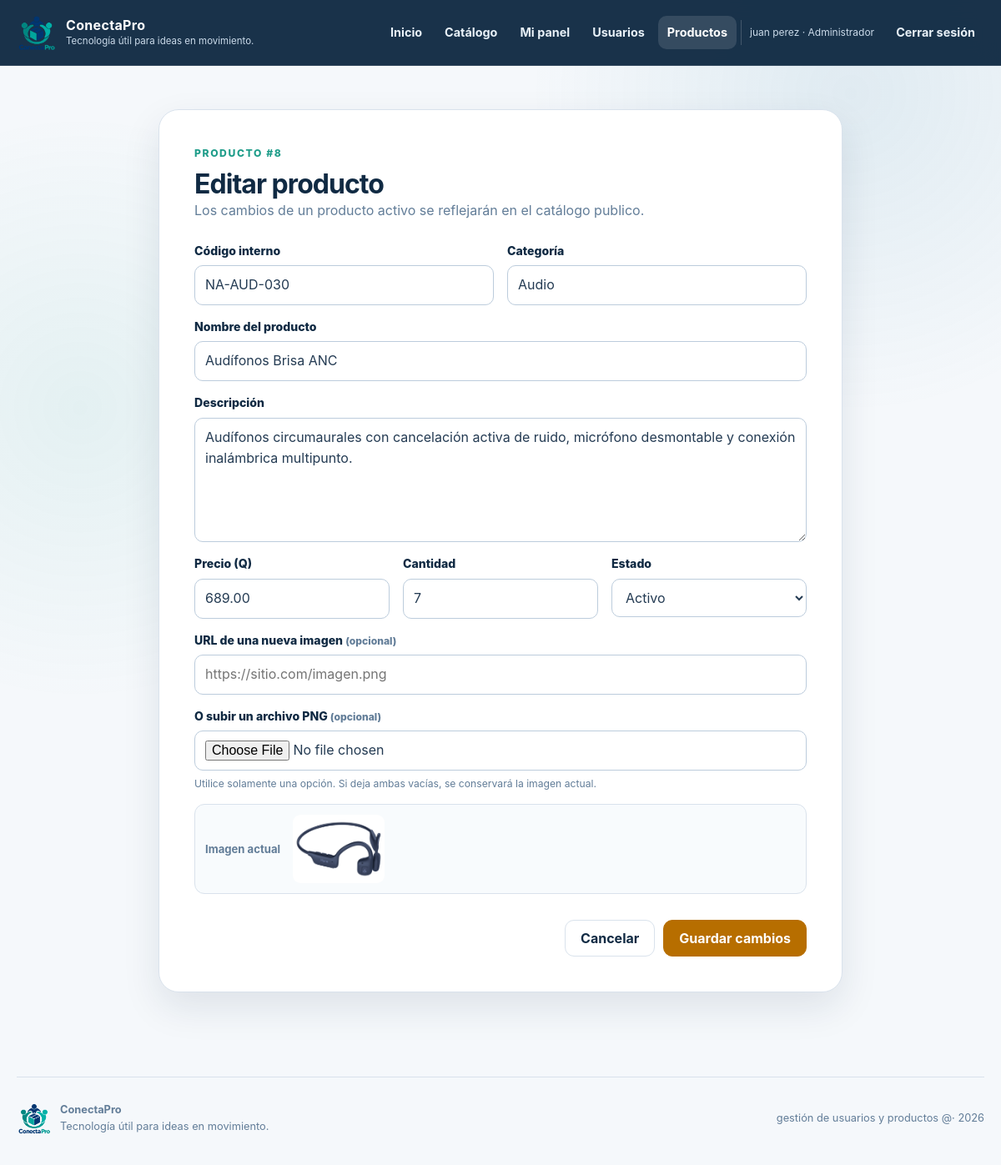
/productos/editar.php?id=8 (signed in), run on the app's committed database.
### tables this page shows
CREATE TABLE IF NOT EXISTS productos (
    id_producto INT UNSIGNED AUTO_INCREMENT PRIMARY KEY,
    codigo VARCHAR(20) NOT NULL,
    nombre VARCHAR(100) NOT NULL,
    categoria VARCHAR(60) NOT NULL,
    descripcion VARCHAR(600) NOT NULL,
    precio DECIMAL(10,2) UNSIGNED NOT NULL,
    cantidad INT UNSIGNED NOT NULL DEFAULT 0,
    imagen VARCHAR(500) NULL,

    estado ENUM(
        'Activo',
        'Inactivo'
    ) NOT NULL DEFAULT 'Activo',

    creado_por INT UNSIGNED NULL,
    actualizado_por INT UNSIGNED NULL,

    creado_en TIMESTAMP NOT NULL
        DEFAULT CURRENT_TIMESTAMP,

    actualizado_en TIMESTAMP NOT NULL
        DEFAULT CURRENT_TIMESTAMP
        ON UPDATE CURRENT_TIMESTAMP,

    CONSTRAINT uq_productos_codigo
        UNIQUE (codigo),

    INDEX idx_productos_estado_nombre (estado, nombre),
    INDEX idx_productos_categoria (categoria),

    CONSTRAINT chk_productos_precio
        CHECK (precio > 0),

    CONSTRAINT chk_productos_cantidad
        CHECK (cantidad >= 0),

    CONSTRAINT fk_productos_creado_por
        FOREIGN KEY (creado_por)
        REFERENCES usuarios (id_usuario)
        ON UPDATE CASCADE
        ON DELETE SET NULL,

    CONSTRAINT fk_productos_actualizado_por
        FOREIGN KEY (actualizado_por)
        REFERENCES usuarios (id_usuario)
        ON UPDATE CASCADE
        ON DELETE SET NULL
);

### funciones.php (called while the page is built, shortened)
<?php
function escapar(?string $valor): string
{
    return htmlspecialchars($valor ?? "", ENT_QUOTES | ENT_SUBSTITUTE, "UTF-8");
}
function ruta_imagen_producto(?string $imagen, string $prefijo = ""): string
{
    $imagen = $imagen ?: "assets/img/productos/sin-imagen.svg";
    return $prefijo . ltrim($imagen, "/");
}
function id_valido(mixed $valor): int
{
    $id = filter_var($valor, FILTER_VALIDATE_INT, [
        "options" => ["min_range" => 1]
    ]);
    return $id === false ? 0 : (int) $id;
}

### productos/editar.php (the view, shortened to what this page needs)
<?php
require_once __DIR__ . "/../funciones.php";
require_once __DIR__ . "/../conexion.php";
$id_producto = id_valido(
    $_POST["id_producto"] ?? $_GET["id"] ?? null
);
$buscar = $conexion->prepare(
    "SELECT
        id_producto,
        codigo,
        nombre,
        categoria,
        descripcion,
        precio,
        cantidad,
        imagen,
        estado
     FROM productos
     WHERE id_producto = ?
     LIMIT 1"
);
$buscar->bind_param(
    "i",
    $id_producto
);
$buscar->execute();
$producto = $buscar
    ->get_result()
    ->fetch_assoc();
$codigo = $producto["codigo"];
$nombre = $producto["nombre"];
$categoria = $producto["categoria"];
$descripcion = $producto["descripcion"];
$precio = $producto["precio"];
$cantidad = (string) $producto["cantidad"];
$imagen_actual = (string) ($producto["imagen"] ?? "");
$imagen = $imagen_actual;
$imagen_url = "";
$estado = $producto["estado"];
require __DIR__ . "/../includes/encabezado.php";
?>
<main id="contenido" class="contenedor-formulario">
    <section class="formulario formulario-amplio">
        <div class="cabecera-formulario">
            <span class="etiqueta-superior">
                Producto #<?php echo $id_producto; ?>
            </span>
            <h1>Editar producto</h1>
            <p>
                Los cambios de un producto activo se reflejarán
                en el catálogo publico.
            </p>
        </div>
        <form
            method="POST"
            action="editar.php"
            enctype="multipart/form-data"
        >
            <div class="formulario-dos-columnas">
                <div class="campo">
                    <label for="codigo">
                        Código interno
                    </label>
                    <input
                        id="codigo"
                        type="text"
                        name="codigo"
                        value="<?php echo escapar($codigo); ?>"
                        minlength="3"
                        maxlength="20"
                        pattern="[A-Z0-9-]+"
                        required
                    >
                </div>
                <div class="campo">
                    <label for="categoria">
                        Categoría
                    </label>
                    <input
                        id="categoria"
                        type="text"
                        name="categoria"
                        value="<?php echo escapar($categoria); ?>"
                        minlength="2"
                        maxlength="60"
                        required
                    >
                </div>
            </div>
            <div class="campo">
                <label for="nombre">
                    Nombre del producto
                </label>
                <input
                    id="nombre"
                    type="text"
                    name="nombre"
                    value="<?php echo escapar($nombre); ?>"
                    minlength="3"
                    maxlength="100"
                    required
                >
            </div>
            <div class="campo">
                <label for="descripcion">
                    Descripción
                </label>
                <textarea
                    id="descripcion"
                    name="descripcion"
                    minlength="10"
                    maxlength="600"
                    rows="5"
                    required
                ><?php echo escapar($descripcion); ?></textarea>
            </div>
            <div class="formulario-tres-columnas">
                <div class="campo">
                    <label for="precio">
                        Precio (Q)
                    </label>
                    <input
                        id="precio"
                        type="number"
                        name="precio"
                        value="<?php echo escapar((string) $precio); ?>"
                        min="0.01"
                        max="99999999.99"
                        step="0.01"
                        required
                    >
                </div>
                <div class="campo">
                    <label for="cantidad">
                        Cantidad
                    </label>
                    <input
                        id="cantidad"
                        type="number"
                        name="cantidad"
                        value="<?php echo escapar($cantidad); ?>"
                        min="0"
                        max="999999"
                        step="1"
                        required
                    >
                </div>
                <div class="campo">
                    <label for="estado">
                        Estado
                    </label>
                    <select
                        id="estado"
                        name="estado"
                        required
                    >
                        <option
                            value="Activo"
                            <?php echo $estado === "Activo" ? "selected" : ""; ?>
                        >
                            Activo
                        </option>
                    </select>
                </div>
            </div>
            <div class="campo">
                <label for="imagen_url">
                    URL de una nueva imagen
                    <span class="opcional">(opcional)</span>
                </label>
                <input
                    id="imagen_url"
                    type="url"
                    name="imagen_url"
                    value="<?php echo escapar($imagen_url); ?>"
                    maxlength="500"
                    placeholder="https://sitio.com/imagen.png"
                >
            </div>
            <div class="campo">
                <label for="imagen_archivo">
                    O subir un archivo PNG
                    <span class="opcional">(opcional)</span>
                </label>
                <input
                    id="imagen_archivo"
                    type="file"
                    name="imagen_archivo"
                    accept="image/png"
                >
                <small>
                    Utilice solamente una opción. Si deja ambas vacías,
                    se conservará la imagen actual.
                </small>
            </div>
            <div class="vista-imagen">
                <span>Imagen actual</span>
                <img
                    src="<?php echo escapar(
                        ruta_imagen_producto($imagen, "../")
                    ); ?>"
                    alt="Vista previa de <?php echo escapar($nombre); ?>"
                >
            </div>
            <div class="acciones-formulario">
                <a
                    class="boton boton-secundario"
                    href="listar.php"
                >
                    Cancelar
                </a>
                <button
                    class="boton btn-editar"
                    type="submit"
                >
                    Guardar cambios
                </button>
            </div>
        </form>
    </section>
</main>
<?php
require __DIR__ . "/../includes/pie.php";

### css/style.css (style rules this page uses)
:root { --azul-950: #102a43; --azul-900: #163a5f; --azul-800: #1d4f7a; --azul-600: #247ba0; --azul-100: #dceef8; --menta-600: #1f9d8a; --menta-100: #d9f3ed; --coral-500: #ef8354; --coral-100: #ffebe2; --amarillo-400: #f6c453; --tinta: #243b53; --texto-suave: #627d98; --borde: #d9e2ec; --fondo: #f5f8fb; --blanco: #ffffff; --error: #b42318; --error-fondo: #ffebe9; --exito: #087f5b; --exito-fondo: #dcfce7; --aviso: #8a4b08; --aviso-fondo: #fff3cd; --sombra: 0 18px 45px rgba(16, 42, 67, 0.10); --sombra-suave: 0 8px 24px rgba(16, 42, 67, 0.08); --radio: 18px; }
* { box-sizing: border-box; margin: 0; padding: 0; }
html { scroll-behavior: smooth; }
body { min-height: 100vh; background: var(--fondo); color: var(--tinta); font-family: Inter, ui-sans-serif, system-ui, -apple-system, BlinkMacSystemFont, "Segoe UI", sans-serif; line-height: 1.6; }
body::before { position: fixed; inset: 0; z-index: -1; background: radial-gradient(circle at 85% 8%, rgba(36, 123, 160, 0.10), transparent 24rem), radial-gradient(circle at 8% 35%, rgba(31, 157, 138, 0.08), transparent 22rem); content: ""; pointer-events: none; }
a { color: var(--azul-800); text-decoration: none; }
img { display: block; max-width: 100%; }
button, input, select, textarea { font: inherit; }
button { cursor: pointer; }
main { width: min(1200px, calc(100% - 40px)); margin: 0 auto; }
h1, h2, h3 { color: var(--azul-950); line-height: 1.18; }
h1 { font-size: clamp(2rem, 5vw, 4.6rem); letter-spacing: -0.045em; }
.etiqueta-superior { display: block; margin-bottom: 9px; color: var(--menta-600); font-size: 0.76rem; font-weight: 800; letter-spacing: 0.13em; text-transform: uppercase; }
.boton { display: inline-flex; align-items: center; justify-content: center; min-height: 44px; padding: 10px 18px; border: 1px solid var(--azul-950); border-radius: 11px; background: var(--azul-950); color: var(--blanco); font-weight: 750; line-height: 1.2; transition: transform 0.2s ease, background 0.2s ease, box-shadow 0.2s ease; }
.boton-secundario { border-color: var(--borde); background: var(--blanco); color: var(--azul-950); }
.grupo-botones, .acciones-formulario { display: flex; align-items: center; flex-wrap: wrap; gap: 10px; }
.acciones-formulario { justify-content: flex-end; margin-top: 16px; }
.btn-editar { border-color: #b76e00; background: #b76e00; }
.login, .formulario { width: min(100%, 540px); padding: clamp(25px, 5vw, 42px); border: 1px solid var(--borde); border-radius: 24px; background: var(--blanco); box-shadow: var(--sombra); }
.login h1, .formulario h1 { font-size: 2rem; letter-spacing: -0.03em; }
.login > p, .cabecera-formulario > p { margin-bottom: 22px; color: var(--texto-suave); }
.login form, .formulario form { display: flex; flex-direction: column; gap: 15px; }
.campo { display: flex; flex-direction: column; gap: 6px; }
.campo label { color: var(--azul-950); font-size: 0.88rem; font-weight: 760; }
.campo small, .opcional, .texto-suave { color: var(--texto-suave); font-size: 0.76rem; }
input, select, textarea { width: 100%; min-height: 46px; padding: 10px 12px; border: 1px solid #bcccdc; border-radius: 10px; outline: none; background: var(--blanco); color: var(--tinta); transition: border 0.18s ease, box-shadow 0.18s ease; }
textarea { min-height: 125px; resize: vertical; }
.contenedor-formulario { display: grid; place-items: start center; min-height: calc(100vh - 160px); padding: 52px 0 76px; }
.formulario-amplio { width: min(100%, 820px); }
.cabecera-formulario { margin-bottom: 24px; }
.formulario-dos-columnas, .formulario-tres-columnas { display: grid; grid-template-columns: repeat(2, minmax(0, 1fr)); gap: 16px; }
.formulario-tres-columnas { grid-template-columns: repeat(3, minmax(0, 1fr)); }
.vista-imagen { display: flex; align-items: center; padding: 12px; border: 1px solid var(--borde); border-radius: 12px; background: #f8fbfd; gap: 15px; }
.vista-imagen span { color: var(--texto-suave); font-size: 0.82rem; font-weight: 750; }
.vista-imagen img { width: 110px; height: 82px; border-radius: 9px; object-fit: cover; }

### data on the page
productos: codigo "NA-AUD-030", categoria "Audio", nombre "Audífonos Brisa ANC", descripcion "Audífonos circumaurales con cancelación activa de ruido, micrófono desmontable y conexión inalámbrica multipunto.", precio "689.00", cantidad "7", estado "Activo", imagen (picture)

### other printed values
escapar(APP_NOMBRE) "ConectaPro"
escapar(APP_ESLOGAN) "Tecnología útil para ideas en movimiento."
escapar($_SESSION["nombre"] ?? $_SESSION["usuario"] ?? "Usuario") "juan perez"
escapar(nombre_rol($tipo_actual)) "Administrador"
$id_producto "8"
